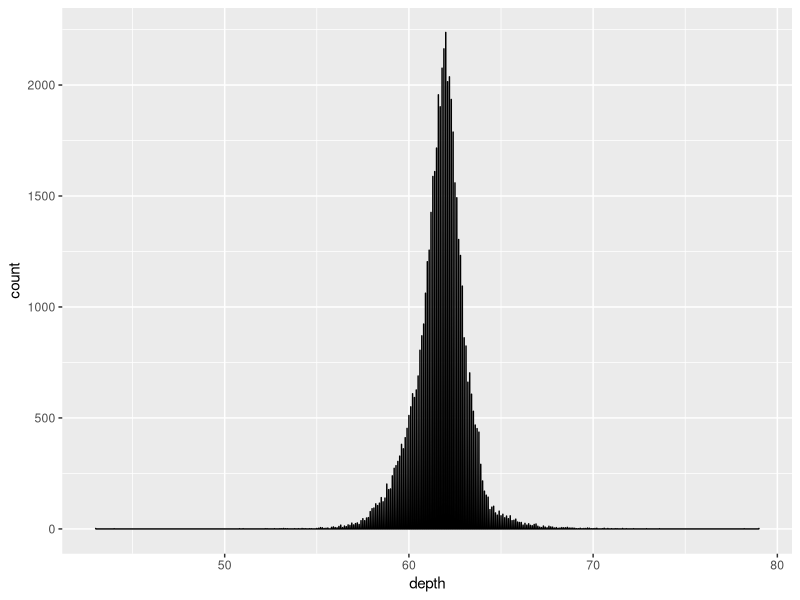

This chart was generated by the following R code:
## ---- chunk 1
library(ggplot2)
library(dplyr)

smaller <- diamonds %>% 
  filter(carat <= 2.5)
## ---- chunk 2
smaller %>% 
  ggplot(aes(depth)) + 
  geom_freqpoly(binwidth = 0.01)
